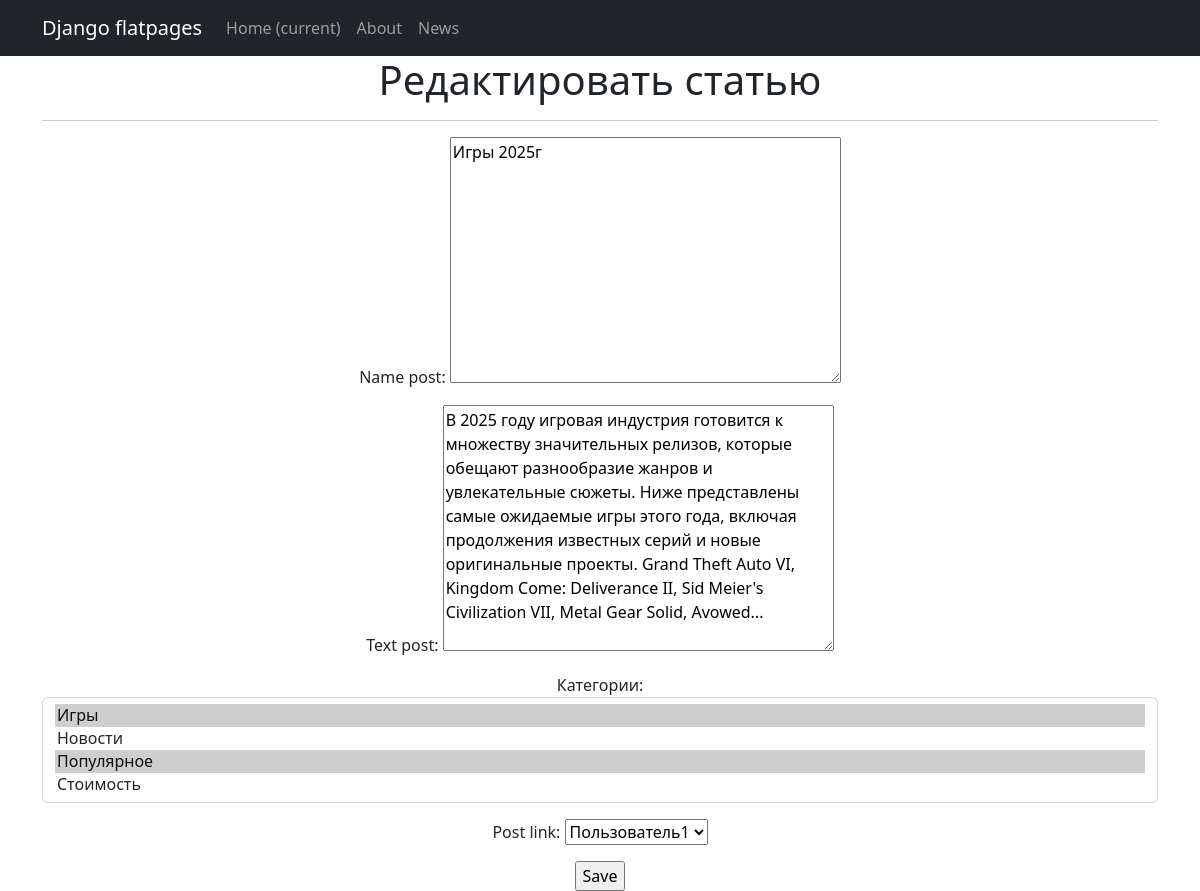
Page /news/articles/1/edit/ (signed in) on the committed database.
### News_Portal/models.py (models this page shows, shortened)
class Post(models.Model):
    post_link = models.ForeignKey(Author, on_delete=models.CASCADE)
    field_choice = models.BooleanField(default=0, choices=POSTS_CHOIСES)   # 0 - статья \ 1 - новость
    date_time_create = models.DateTimeField(auto_now_add=True)
    categories = models.ManyToManyField(Category, through='PostCategory')
    name_post = models.TextField()
    text_post = models.TextField()
    rating_post_user = models.IntegerField(default=0)   #возможно нужно чтото придумать
    def __str__(self):
        return f'{self.name_post.title()}: {self.text_post[:20]}...'

### News_Portal/views.py (the view)
# urls.py: path('articles/<int:pk>/edit/', ArticlesUpdate.as_view(), name='articles_edit'),
class ArticlesUpdate(PermissionRequiredMixin, LoginRequiredMixin, UpdateView):
    permission_required = ('News_Portal.change_Post',)
    form_class = ArticlesForm
    model = Post
    template_name = 'news_portal/post_edit.html'
    def dispatch(self, request, *args, **kwargs):
        self.object = self.get_object()  # Получаем объект
        if self.object.field_choice == 1:
            error_message = 'Вы пытаетесь редактировать новость, а не статью.'
            return redirect(reverse('error_view', kwargs={'error_name': 'Ошибка редактирования', 'error_message': error_message}))
        return super().dispatch(request, *args, **kwargs)
    def get_context_data(self, **kwargs):
        context = super().get_context_data(**kwargs)
        print(context)
        context['choice_post'] = 'Редактировать статью'  # Изменяем текст на "Создать новость"
        return context

### News_Portal/forms.py (shortened to what this page needs)
class ArticlesForm(forms.ModelForm):
    categories = forms.ModelMultipleChoiceField(
        queryset=Category.objects.all(),
        required=False,
        widget=forms.SelectMultiple(attrs={'class': 'form-control'}),
        label='Категории'
    )
    class Meta:
        model = Post
        fields = ['name_post', 'text_post', 'categories', 'post_link']
    def __init__(self, *args, **kwargs):
        super(ArticlesForm, self).__init__(*args, **kwargs)
        self.fields['categories'].label_from_instance = lambda obj: obj.name_category
        self.fields['post_link'].label_from_instance = lambda obj: obj.author

### templates/news_portal/post_edit.html (shortened to what this page needs)
{% extends 'flatpages/default.html' %}
{% block content %}
<h1>{{ choice_post }}</h1>
<hr>
<form action="" method="post">
    {{ form.as_p }}
    <input type="submit" value="Save" />
</form>
{% endblock content %}

### rows in the picture
Post: name_post "Игры 2025г", text_post "В 2025 году игровая индустрия готовится к множеству значительных релизов, которые обещают разнообразие жанров и увлекательные сюжеты. Ниже представлены самые ожидаемые игры этого года, включая продолжения известных серий и новые оригинальные проекты. Grand Theft Auto VI, Kingdom Come: Deliverance II, Sid Meier's Civilization VII, Metal Gear Solid, Avowed...", post_link "Пользователь1"

### other values in the picture
{{ choice_post }} "Редактировать статью"
